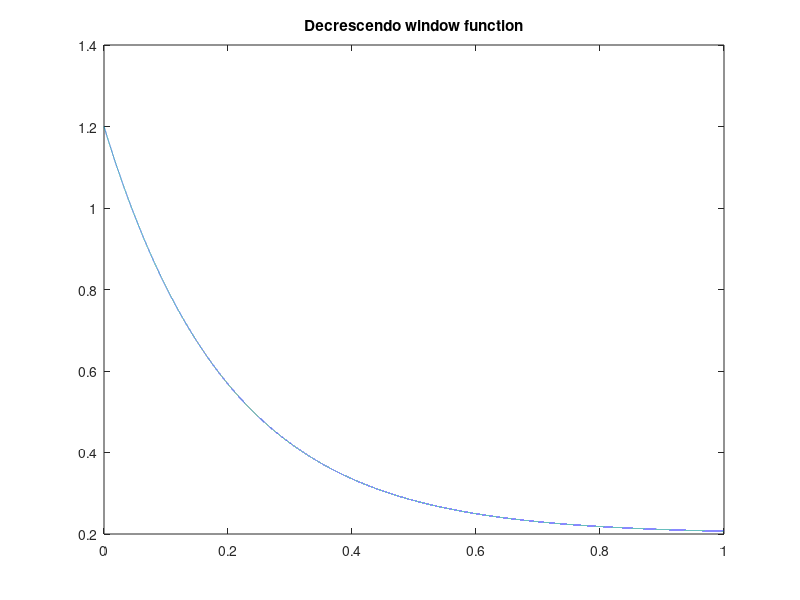
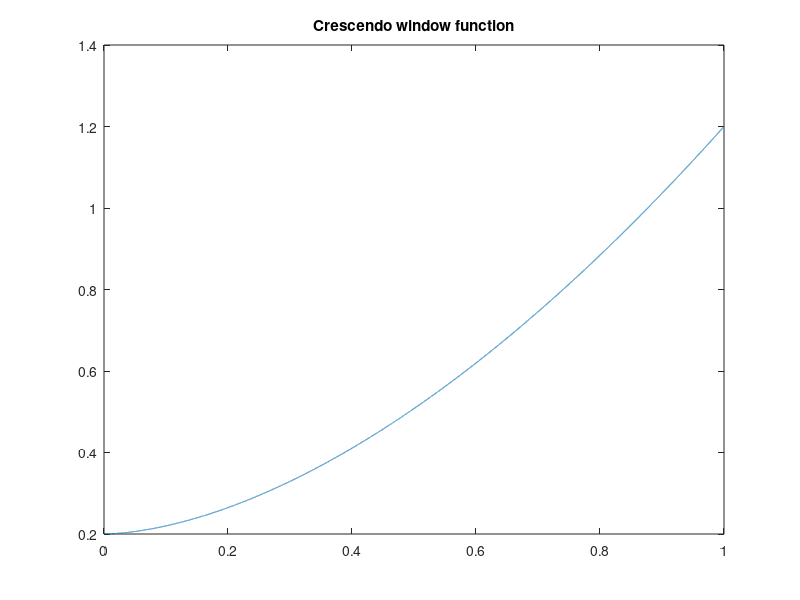

MATLAB code to generate these figures, in order:
clear;

r=0;                            %tone of rest/zero vector amplitude 
t=0.342;                        %the base length of a note in seconds

%% Notes list
a=440*(2^(0/12));
b=440*(2^(2/12));
c=440*(2^(3/12));
d=440*(2^(5/12));
e=440*(2^(7/12));
f=440*(2^(9/12));               %actually f sharp
g=440*(2^(10/12));

%% Duration list
fs= 12000;                      %sampling frequency
en=[0:(1/fs):t/2-(1/fs)];       %eigth note
q=[0:(1/fs):t*0.98-(1/fs)];     %quarter note
fer=[0:(1/fs):t*(4/3)-(1/fs)];  %fermata
h=[0:(1/fs):t*2-(1/fs)];        %half note
w=[0:(1/fs):t*4-(1/fs)]         %whole note
rt=[0:(1/fs):0.007-(1/fs)];     %shortrest length

%% Anonymous function to generate tone and length
t = @(note, duration) cos(2*pi*note*duration);


%% Right hand vectors
y1=[0.5*(t(d*2, en)+t(b*2, en)) 0.5*t(g, en) 0.5*(t(d*2, h)+t(b*2, h)) t(r, rt) 0.5*(t(d*2, en)+t(b*2, en)) 0.5*(t(g, en))...
    0.4*(t(d*2, en)+t(b*2, en)) 0.4*t(f, en) 0.4*(t(d*2, h)+t(b*2, h)) t(r, rt) 0.4*(t(d*2, en)+t(b*2, en)) 0.4*t(f, en)...
    0.4*(t(e*2, en)+t(b*2, en)) 0.4*t(g, en) 0.4*(t(e*2, h)+t(b*2, h)) t(r, rt) 0.4*(t(e*2, en)+t(b*2, en)) 0.4*t(g, en)...
    0.5*(t(e*2, q)+t(c*2, q)) t(r, rt) 0.5*(t(e*2, q)+t(c*2, q)) t(r, rt) 0.5*(t(e*2, en)+t(c*2, en)) 0.5*t(b*2, en) 0.5*t(a*2, en) 0.5*t(b*2, en)...
    0.5*(t(d*2, en)+t(b*2, en)) 0.5*t(g, en) 0.5*(t(d*2, h)+t(b*2, h)) t(r, rt) 0.5*(t(d*2, en)+t(b*2, en)) 0.5*t(g, en)...
    0.6*(t(d*2, en)+t(b*2, en)) 0.6*t(f, en) 0.6*(t(d*2, h)+t(b*2, h)) t(r, rt) 0.6*(t(d*2, en)+t(b*2, en)) 0.6*t(f, en)...
    0.6*(t(e*2, en)+t(b*2, en)) 0.6*t(g, en) 0.6*(t(e*2, h)+t(b*2, h)) t(r, rt) 0.6*(t(e*2, en)+t(b*2, en)) 0.6*t(g, en)...
    0.7*(t(e*2, q)+t(c*2, q)) t(r, rt) 0.7*(t(e*2, q)+t(c*2, q)) t(r, rt) 0.7*(t(e*2, en)+t(c*2, en)) 0.7*t(b*2, en) 0.7*t(a*2, en) 0.7*t(b*2, en)...
    t(g, h) t(g*2, h)...
    t(r, h) t(f*2, en) t(g*2, en) t(a*4, en) t(f*2, en)...
    t(e*2, h) t(r, rt) t(e*2, q) t(r, rt) t(e*2, q)...
    t(c*2, q) t(r, rt) t(c*2, q) t(r, rt) t(c*2, en) t(b*2, en) t(a*2, en) t(b*2, en)...
    t(g, h)+t(d, h) t(g*2, h)+t(d*2, h)...
    t(r, h) t(f*2, en) t(g*2, en) t(a*4, en) t(f*2, en)...
    t(e, h)+t(e*2, h) t(r, rt) t(e, q)+t(e*2, q) t(r, rt) t(e, q)+t(e*2, q)...
    t(c, q)+t(c*2, q) t(r, rt) t(c, q)+t(c*2, q) t(r, rt) t(c*2, en) t(b*2, en) t(a*2, en) t(b*2, en)...
    ];
    
    
y2= [t(b*2, en)+t(d*2, en) t(g, en) t(b*2, h)+t(d*2, h) t(b*2, en)+t(d*2, en) t(g, en) t(b*2, en)+t(d*2, en) t(f, en) t(b*2, h)+t(d*2, h)... 
    t(b*2, en)+t(d*2, en) t(f, en) t(b*2, en)+t(e*2, en) t(g, en) t(b*2, h)+t(e*2, h) t(b*2, en)+t(e*2, en) t(g, en)...
    t(c*2, q)+t(e*2, q) t(c*2, q)+t(e*2, q) t(c*2, en)+t(e*2, en) t(b*2, en) t(a*2, en) t(b*2, h) t(g, en)...
    zeros(1, 166)
    ];
    


y3= [t(r, rt) t(g, en) t(d, en) t(g, en) t(b*2, en) t(g, en) t(b*2, en) t(d*2, en) t(b*2, en) t(d*2, en) t(g*2, h)+t(g, h)
    ];


%% Left hand vectors
y4=[0.5*t(g, w)+0.3*t(g/2, w)...
    0.5*t(b, w)+0.3*t(b/2, w)...
    0.5*t(e, w)+0.3*t(e/2, w)...
    0.6*(t(c, h)+t(c/2, h)) t(r, rt) 0.5*(t(c, h)+t(c/2, h))...
    0.7*(t(g, q)+t(g/2, q)) t(r, rt) 0.7*(t(g, q)+t(g/2, q)) t(r, rt) 0.7*(t(g, q)+t(g/2, q)) t(r, rt) 0.7*(t(g, q)+t(g/2, q))...
    t(b, q)+t(b/2, q) t(r, rt) t(b, q)+t(b/2, q) t(r, rt) t(b, q)+t(b/2, q) t(r, rt) t(b, q)+t(b/2, q)...
    t(e, q)+t(e/2, q) t(r, rt) t(e, q)+t(e/2, q) t(r, rt) t(e, q)+t(e/2, q) t(r, rt) t(e, q)+t(e/2, q)...
    t(c/2, en)+t(c, en) t(r, rt) t(c/2, en)+t(c, en) t(r, rt) t(c/2, en)+t(c, en) t(r, rt) t(c/2, en)+t(c, en) t(r, rt) t(c/2, en)+t(c, en) t(r, rt) t(c/2, en)+t(c, en) t(r, rt) t(c/2, en)+t(c, en) t(r, rt) t(c/2, en)+t(c, en)...
    t(g/4, en) t(d/2, en) t(g/2, en) t(d/2, en) t(g/4, en) t(d/2, en) t(g/2, en) t(d/2, en)...
    t(b/4, en) t(f/4, en) t(b/2, en) t(f/4, en) t(b/4, en) t(f/4, en) t(b/2, en) t(f/4, en)...
    t(e/4, en) t(b/2, en) t(e/2, en) t(b/2, en) t(e/4, en) t(b/2, en) t(e/2, en) t(b/2, en)...
    t(c/4, en) t(g/4, en) t(c/2, en) t(g/4, en) t(c/2, en) t(g/4, en) t(c, en) t(g/4, en)...
    t(g/4, en) t(d/2, en) t(g/2, en) t(d/2, en) t(g/4, en) t(d/2, en) t(g/2, en) t(d/2, en)...
    t(b/2, en) t(f/2, en) t(b, en) t(f/2, en) t(b/2, en) t(f/2, en) t(b, en) t(f/2, en)...
    t(e/2, en) t(b/2, en) t(e, en) t(b/2, en) t(e/2, en) t(b/2, en) t(e, en) t(b/2, en)...
    t(c/4, en) t(g/4, en) t(c/2, en) t(g/4, en) t(c/2, en) t(g/4, en) t(c, en) t(g/4, en)...
    zeros(1, 84)
    ];
    
y5= [t(g/4, w)+t(2, w) t(b/2, h)+t(b, h)...
    t(r, w) t(r, h)...
    t(r, w) t(r, h)
    ];
    

y6= [t(g/2, q) t(b, q) t(d, q) t(g, q)...
    zeros(1, 10676)
    ];

s1 = size(y2);
s2 = size(y5);
s3 = size(y3);
s4 = size(y6);

%% decrescendo window function
x1=linspace(0,1,s1(2));
x2=linspace(0,1,s2(2));
d1=exp(-x1./0.2)+0.2;
d2=exp(-x2./0.02)+0.1;


%% crescendo window function
x3=linspace(0, 1, s3(2));
x4=linspace(0, 1, s4(2));
c1=x3.^1.7+0.2;
c2=x4.^2.2;

%% Combining all vectors to single vector
y=[y1+(0.5*y4), (d1.*y2)+(d2.*y5), (c1.*y3)+(c2.*y6)];
y=y/(max(y));
soundsc(y, fs)

%% Writing to .wav file
filename = 'zhang_theoffice.wav';
audiowrite(filename,y,fs);

%% Plots and analysis

clf;
figure(1)
plot(x1, d1)
hold
title('Decrescendo window function')

figure(2)
plot(x3, c1)
hold
title('Crescendo window function')